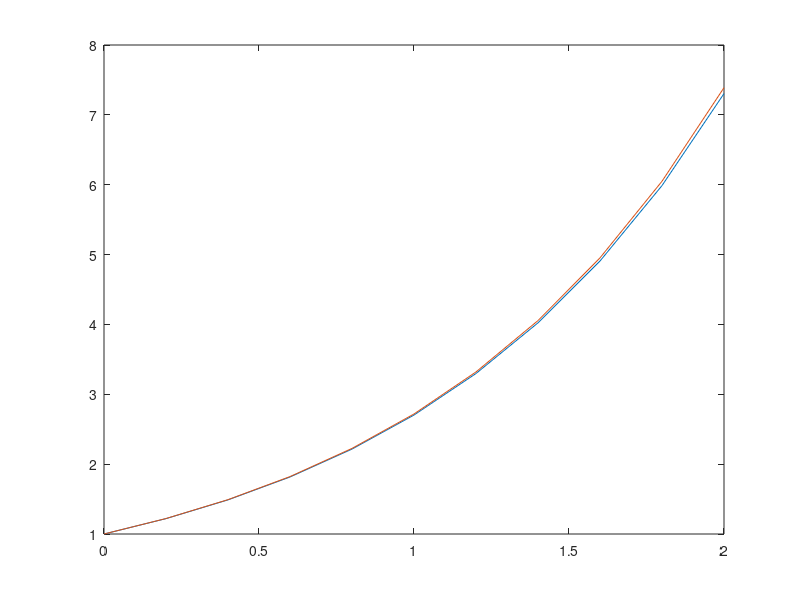

The MATLAB script that drew this image:
T=2;
m=10;
h=T/m;
t=0:h:T;
% f(y,t) = y;
% dy/dt = y;
% yture(t) = exp(t);
y0=1; %初始條件
y=zeros(1,length(t));
y(1)=y0;
for n=1:length(t)-1
    y(n+1)=y(n)+y(n)*h+y(n)*(h^2/2);
    
end

plot(t,y,t,exp(t))

ana=exp(t);
error=abs(y-ana);
l_2norm = sqrt((1/m)*sum(error.*error));